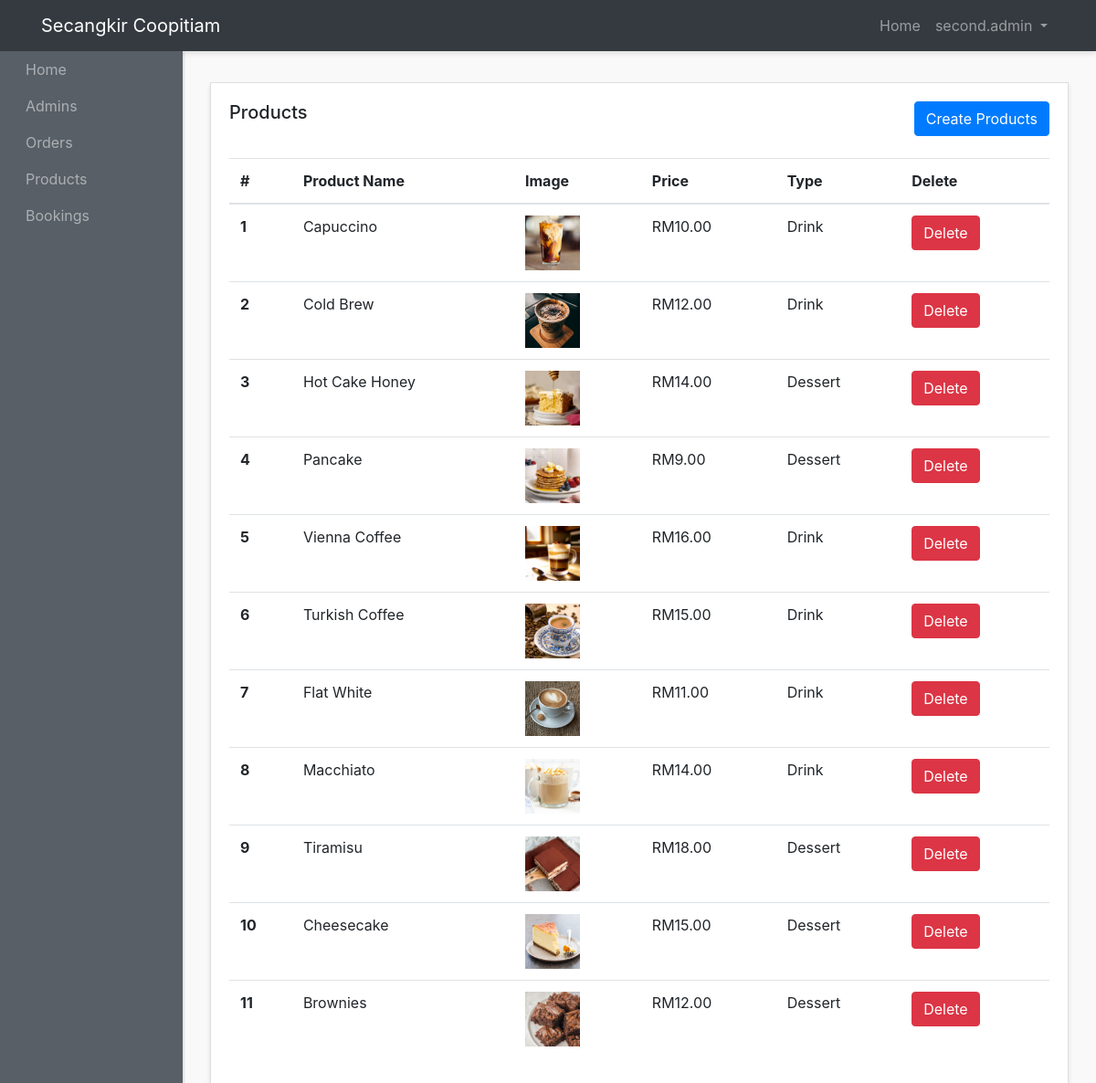
The app's page /admin-panel/products-admins/show-products.php (signed in) with its own data.
### tables this page shows
CREATE TABLE `products` (
  `id` int(10) NOT NULL,
  `name` varchar(200) NOT NULL,
  `image` varchar(200) NOT NULL,
  `description` text NOT NULL,
  `price` varchar(10) NOT NULL,
  `type` varchar(200) NOT NULL,
  `created_at` timestamp NOT NULL DEFAULT current_timestamp()
);

### admin-panel/products-admins/show-products.php (the view, shortened to what this page needs)
<?php require "../layouts/header.php"; ?>
<?php require "../../config/config.php"; ?>
<?php
  $products = $conn->query("SELECT * FROM products");
  $products->execute();
  $allProducts = $products->fetchAll(PDO::FETCH_OBJ);
?>
      <div class="row">
        <div class="col">
          <div class="card">
            <div class="card-body">
              <h5 class="card-title mb-4 d-inline">Products</h5>
              <a  href="create-products.php" class="btn btn-primary mb-4 text-center float-right">Create Products</a>
              <table class="table">
                <thead>
                  <tr>
                    <th scope="col">#</th>
                    <th scope="col">Product Name</th>
                    <th scope="col">Image</th>
                    <th scope="col">Price</th>
                    <th scope="col">Type</th>
                    <th scope="col">Delete</th>
                  </tr>
                </thead>
                <tbody>
                  <?php foreach($allProducts as $product) : ?>
                    <tr>
                      <th scope="row"><?php echo $product->id; ?></th>
                      <td><?php echo $product->name; ?></td>
                      <td><img src="images/<?php echo $product->image; ?>" style="width: 60px; height: 60px"></td>
                      <td>RM<?php echo number_format($product->price, 2) ; ?></td>
                      <td><?php echo ucfirst($product->type); ?></td>
                      <td>
                          <a href="delete-products.php?id=<?php echo $product->id; ?>"
                            class="btn btn-danger text-center"
                            onclick="return confirm('Are you sure you want to delete this product?');">
                            Delete
                          </a>
                      </td>
                    </tr>
                  <?php endforeach; ?>
                </tbody>
              </table>
            </div>
          </div>
        </div>
      </div>
<?php require "../layouts/footer.php"; ?>

### admin-panel/layouts/header.php (shortened to what this page needs)
?><!DOCTYPE html>
<html lang="en">
<head>
    <link href="http://maxcdn.bootstrapcdn.com/bootstrap/4.0.0/css/bootstrap.min.css" rel="stylesheet">
     <link href="<?php echo ADMINURL; ?>/styles/style.css" rel="stylesheet">
</head>
<body>
<div id="wrapper">
    <nav class="navbar header-top fixed-top navbar-expand-lg  navbar-dark bg-dark">
      <div class="container">
      <a class="navbar-brand" href="<?php echo ADMINURL; ?>">Secangkir Coopitiam</small></a>
      <div class="collapse navbar-collapse" id="navbarText">
        <?php if(isset($_SESSION['admin_name'])) : ?>
        <ul class="navbar-nav side-nav" >
          <li class="nav-item">
            <a class="nav-link" style="margin-left: 20px;" href="<?php echo ADMINURL; ?>">Home
            </a>
          </li>
          <li class="nav-item">
            <a class="nav-link" href="<?php echo ADMINURL; ?>/admins/admins.php" style="margin-left: 20px;">Admins</a>
          </li>
          <li class="nav-item">
            <a class="nav-link" href="<?php echo ADMINURL; ?>/orders-admins/show-orders.php" style="margin-left: 20px;">Orders</a>
          </li>
          <li class="nav-item">
            <a class="nav-link" href="<?php echo ADMINURL; ?>/products-admins/show-products.php" style="margin-left: 20px;">Products</a>
          </li>
          <li class="nav-item">
            <a class="nav-link" href="<?php echo ADMINURL; ?>/bookings-admins/show-bookings.php" style="margin-left: 20px;">Bookings</a>
          </li>
        </ul>
        <?php endif; ?>
        <ul class="navbar-nav ml-md-auto d-md-flex">
          <?php if(isset($_SESSION['admin_name'])) : ?>
              <li class="nav-item">
                <a class="nav-link" href="<?php echo ADMINURL; ?>">Home
                </a>
              </li>
              <li class="nav-item dropdown">
                <a class="nav-link  dropdown-toggle" href="#" id="navbarDropdown" role="button" data-toggle="dropdown" aria-haspopup="true" aria-expanded="false">
                  <?php echo $_SESSION['admin_name']; ?>
                </a>
              </li>
            <?php endif; ?>
        </ul>
      </div>
    </div>
    </nav>
    <div class="container-fluid">

### admin-panel/layouts/footer.php (shortened to what this page needs)
</div>
  </div>
</body>
</html>

### admin-panel/styles/style.css (style rules this page uses)
body { background:#f9f9f9; }
#wrapper { padding:90px 15px; }
.navbar-expand-lg .navbar-nav.side-nav { flex-direction: column; }
.card { margin-bottom: 15px; border-radius:0; box-shadow: 0 3px 5px rgba(0,0,0,.1); }
.header-top { box-shadow: 0 3px 5px rgba(0,0,0,.1) }
@media (min-width:992px) { #wrapper { margin-left: 200px;padding: 90px 15px 15px; } }
@media (min-width:992px) { .navbar-nav.side-nav { background: #585f66;box-shadow: 2px 1px 2px rgba(0,0,0,.1);position:fixed;top:56px;flex-direction: column!important;left:0;width:200px;overflow-y:auto;bottom:0;overflow-x:hidden;padding-bottom:40px } }

### records on screen
products: id "1", name "Capuccino", image (picture), price "10.00", type "Drink"
products: id "2", name "Cold Brew", image (picture), price "12.00", type "Drink"
products: id "3", name "Hot Cake Honey", image (picture), price "14.00", type "Dessert"
products: id "4", name "Pancake", image (picture), price "9.00", type "Dessert"
products: id "5", name "Vienna Coffee", image (picture), price "16.00", type "Drink"
products: id "6", name "Turkish Coffee", image (picture), price "15.00", type "Drink"
products: id "7", name "Flat White", image (picture), price "11.00", type "Drink"
products: id "8", name "Macchiato", image (picture), price "14.00", type "Drink"
products: id "9", name "Tiramisu", image (picture), price "18.00", type "Dessert"
products: id "10", name "Cheesecake", image (picture), price "15.00", type "Dessert"
products: id "11", name "Brownies", image (picture), price "12.00", type "Dessert"

### other values on screen
$_SESSION['admin_name'] "second.admin"
